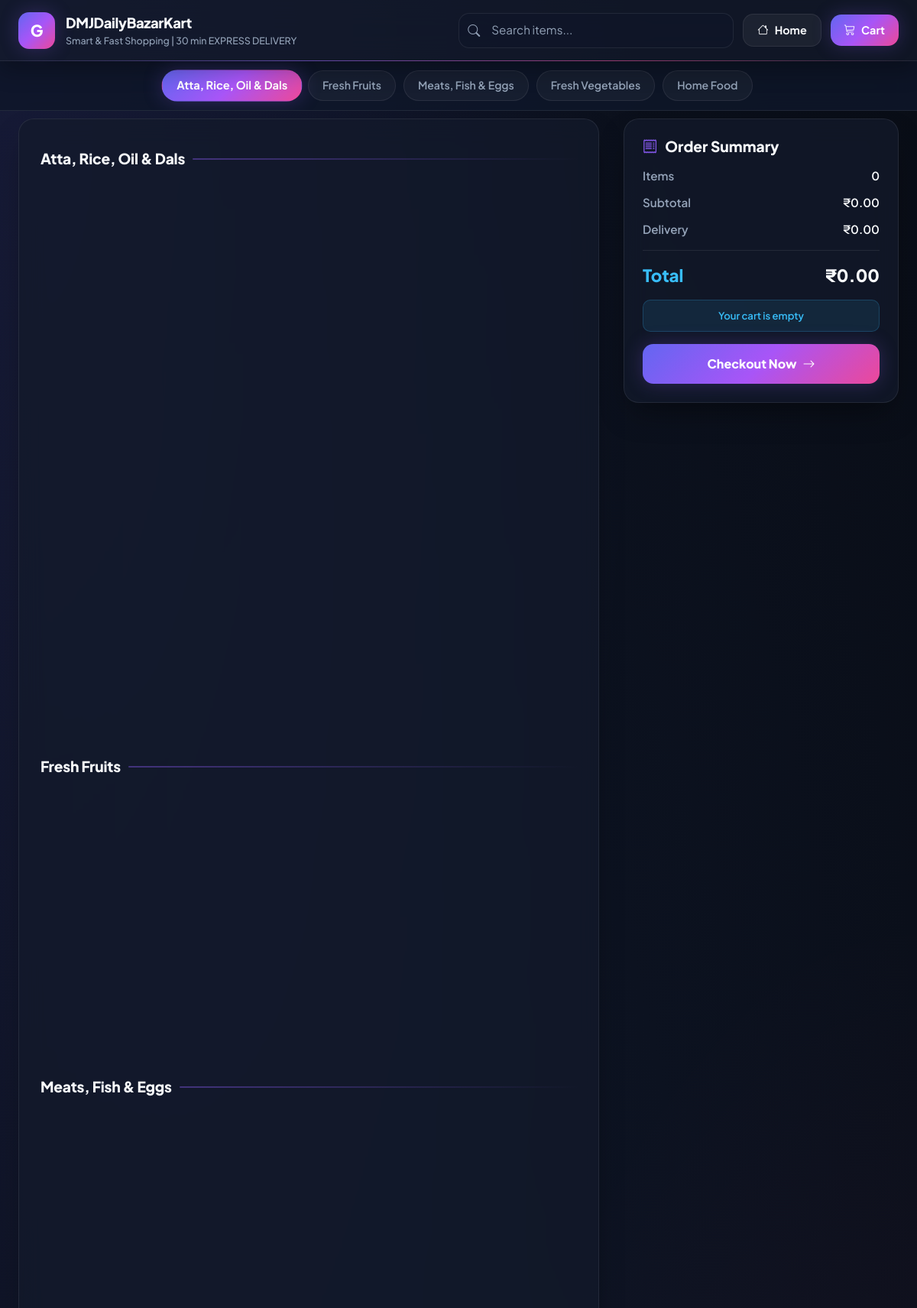
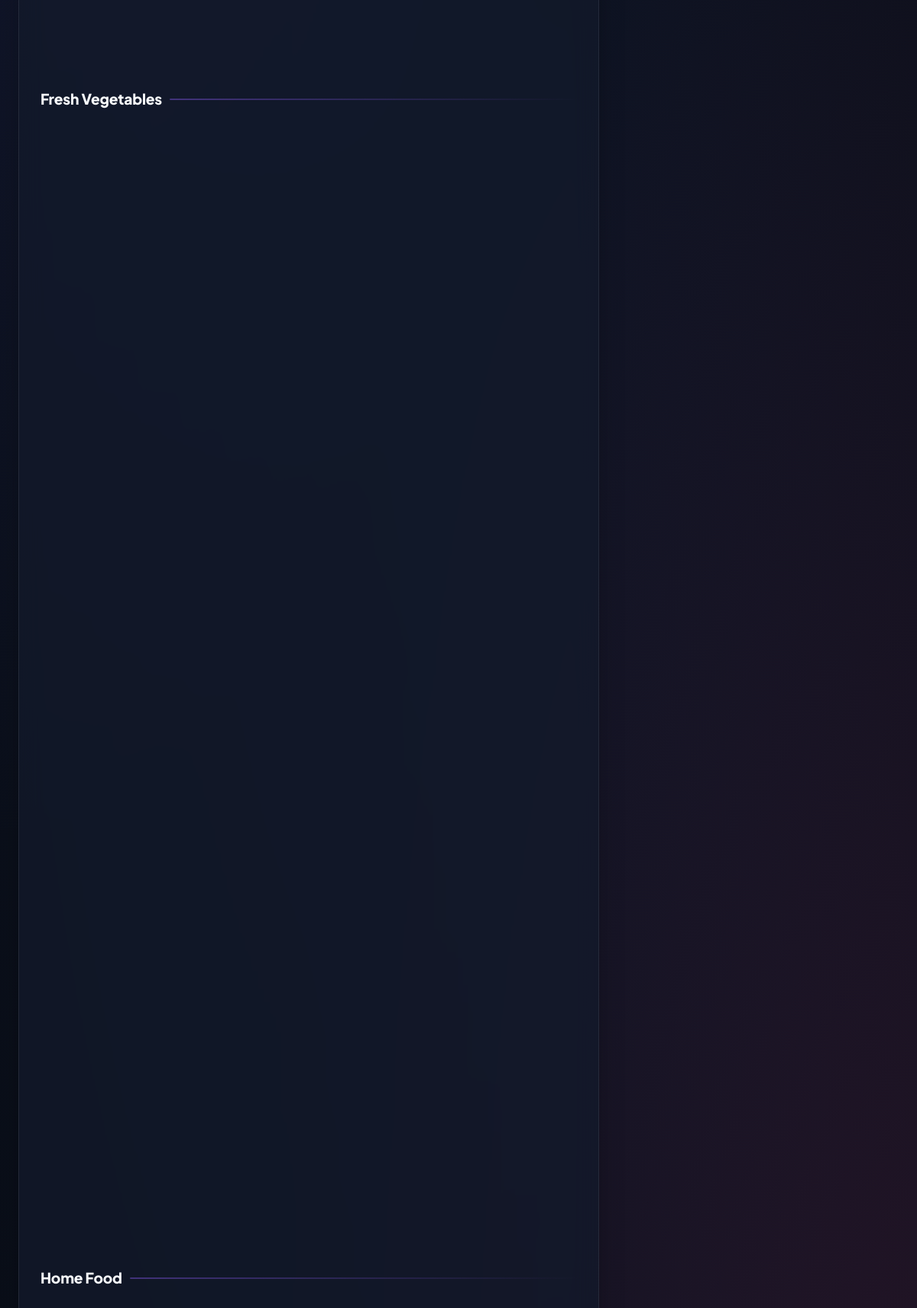
Screenshot of /location/1 with the database file from the repository (2 pictures, top to bottom).
### tables this page shows
CREATE TABLE items (
                    id INTEGER PRIMARY KEY AUTOINCREMENT,
                    name TEXT NOT NULL,
                    category TEXT NOT NULL,
                    price REAL NOT NULL,
                    photo TEXT,
                    shop_id INTEGER, is_out_of_stock INTEGER DEFAULT 0,
                    FOREIGN KEY(shop_id) REFERENCES shops(id));

### app.py (the view)
@app.route("/location/<int:loc_id>")
def location(loc_id):
    search_query = request.args.get("q", "").lower()
    conn = get_db_connection()
    c = conn.cursor()
    c.execute("""
        SELECT
            items.id,
            items.name,
            items.category,
            items.price,
            items.photo,
            items.is_out_of_stock
        FROM items
        LEFT JOIN shops ON items.shop_id = shops.id
        WHERE shops.location_id = ?
    """, (loc_id,))
    items = c.fetchall()
    conn.close()
    if search_query:
        items = [
            item for item in items
            if search_query in item[1].lower()
            or search_query in item[2].lower()
        ]
    categories = {}
    for item in items:
        cat = item[2]
        if cat not in categories:
            categories[cat] = []
        categories[cat].append(item)
    return render_template(
        "items.html",
        categories=categories,
        search_query=search_query,
        loc_id=loc_id
    )

### app.py (called while the page is built)
def get_db_connection():
    conn = sqlite3.connect(DB_NAME)
    conn.execute("PRAGMA foreign_keys = ON")
    return conn

### templates/items.html (shortened to what this page needs)
<!DOCTYPE html>
<html lang="en">
<head>
  <link href="https://cdn.jsdelivr.net/npm/bootstrap@5.3.0/dist/css/bootstrap.min.css" rel="stylesheet"/>
  <link rel="stylesheet" href="https://cdn.jsdelivr.net/npm/bootstrap-icons@1.11.1/font/bootstrap-icons.css">
</head>
<body>
  <header class="topbar">
    <div class="brand">
      <div class="logo">G</div>
      <div>
        <div class="title">DMJDailyBazarKart</div>
        <div class="subtitle">Smart & Fast Shopping | 30 min EXPRESS DELIVERY</div>
      </div>
    </div>
    <div class="top-controls">
      <form action="{{ url_for('location', loc_id=loc_id) }}" method="GET" class="search-wrapper">
        <i class="bi bi-search search-icon-btn"></i>
        <input class="search-input" type="search" name="q" placeholder="Search items..." value="{{ search_query or '' }}" aria-label="Search items" />
      </form>
      <a href="/" class="nav-btn" aria-label="Home"><i class="bi bi-house"></i> <span class="d-none d-sm-inline">Home</span></a>
      <a href="{{ url_for('view_cart') }}" class="nav-btn nav-btn-cart" aria-label="View cart"><i class="bi bi-cart3"></i> <span class="d-none d-sm-inline">Cart</span></a>
    </div>
  </header>
  <nav class="category-bar" aria-label="Categories">
    <div class="category-list">
      {% for category, items in categories.items() %}
        <button class="category-pill {% if loop.first %}active{% endif %}" data-target="#cat{{ loop.index }}" type="button">{{ category }}</button>
      {% endfor %}
    </div>
  </nav>
  <main class="container-main">
    <section class="items-panel" aria-label="Products">
      <div id="products-grid">
        {% for category, items in categories.items() %}
          <div class="category-block-header" id="cat{{ loop.index }}">
            <h5>{{ category }}</h5>
            <div class="category-badge-line"></div>
          </div>
          <div class="grid role-list mb-4">
          </div>
        {% endfor %}
      </div>
    </section>
    <aside class="summary" aria-label="Order summary">
      <h4><i class="bi bi-receipt" style="color:var(--accent-solid)"></i> Order Summary</h4>
      <div class="row-item"><span>Items</span><span id="summary-items">0</span></div>
      <div class="row-item"><span>Subtotal</span><span>₹<span id="summary-subtotal">0.00</span></span></div>
      <div class="row-item"><span>Delivery</span><span>₹<span id="summary-delivery">0.00</span></span></div>
      <div class="divider"></div>
      <div class="row-item pay"><span>Total</span><span>₹<span id="summary-total">0.00</span></span></div>
      <div class="delivery-note" id="delivery-note">Free delivery for orders above ₹150</div>
      <a href="{{ url_for('view_cart') }}" class="checkout-btn">Checkout Now <i class="bi bi-arrow-right"></i></a>
    </aside>
  </main>
</body>
</html>

### rows the page displays
items: category "Atta, Rice, Oil & Dals"
items: category "Fresh Fruits"
items: category "Meats, Fish & Eggs"
items: category "Fresh Vegetables"
items: category "Home Food"
